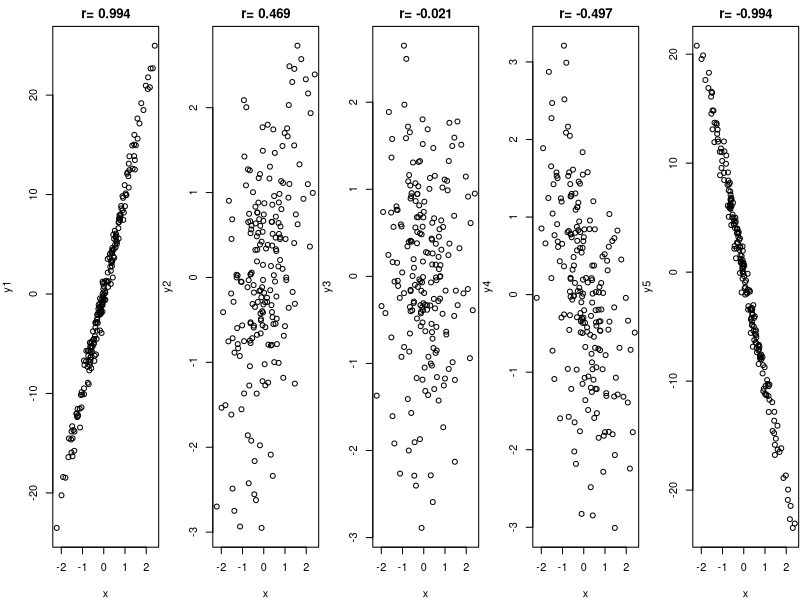

The R source for this figure:
pdf("images/chapter_regression/corrLinear.pdf", width=9, height=2)
set.seed(1)
n <- 200
x <- rnorm(n)        # generate observations on the variable x
err <- rnorm(n)      # generate some random error
y1 <-   10 * x + err # y1 has a very strong positive association with x
y2 <-  0.6 * x + err # y2 has a positive association with x
y3 <-            err # y3 has no linear association with x
y4 <- -0.6 * x + err # y4 has a negative association with x
y5 <-  -10 * x + err # y5 has a very strong negative association with x
par(mfrow=c(1, 5), mar=c(4, 4, 2, 0.1))
plot(x, y1, main=paste("r=", round(cor(x, y1), digits=3)))
plot(x, y2, main=paste("r=", round(cor(x, y2), digits=3)))
plot(x, y3, main=paste("r=", round(cor(x, y3), digits=3)))
plot(x, y4, main=paste("r=", round(cor(x, y4), digits=3)))
plot(x, y5, main=paste("r=", round(cor(x, y5), digits=3)))
dev.off()
